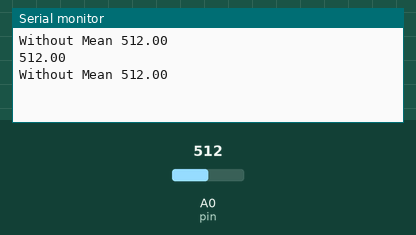
A sketch run on a simulated Arduino Uno, built with avr-gcc and run on an emulated ATmega328P. On the bench: the last lines printed to the serial monitor. The test bench sets the inputs (shaded band); at power-on: A0 (pin) = 512.

Above: at 1.2 s.
1.3 s: A0 (pin) set to 716
At 2.6 s:
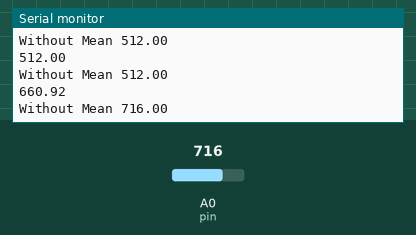
2.8 s: A0 (pin) set to 900
At 3.9 s:
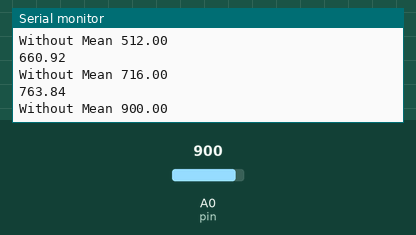
Timing chart, 0 to 5.8 s (numbered marks = the images above; inputs shaded):
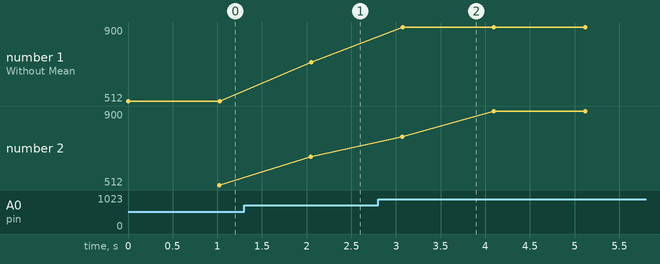

Measured:
- after the input at 1.3 s, the serial monitor: prints a new line after 0.75 s (image 1)
- after the input at 2.8 s, the serial monitor: prints a new line after 0.27 s (image 2)
- plotted number 1: 512 → 716 after the input at 1.3 s, 716 → 900 after the input at 2.8 s
- plotted number 2: 512 → 660.92 after the input at 1.3 s, 660.92 → 900 after the input at 2.8 s

The sketch:

TEST_FIVE.ino
```cpp
int pin = A0; //GPIO 36 on the board, SYMBOL IS VP OR UP

// recommended threshold values by testing
//high_threshold = 3000; takes into account general weather moisture which can affect soil moisture
// acutal test show

void setup() {
  // put your setup code here, to run once:
  Serial.begin(19200);
  pinMode( pin, INPUT);
}

void loop() {
  // put your main code here, to run repeatedly:
  Serial.print("Without Mean ");
  float oneReading = analogRead(pin);
  Serial.println(oneReading);
  delay(10);
  float meanReading;
  for(int i = 0; i < 100; i++){
    meanReading = meanReading + analogRead(pin);
    delay(10);
  }
  meanReading = meanReading / 100.00;
  Serial.println(meanReading);
  meanReading = 0;
}
```
